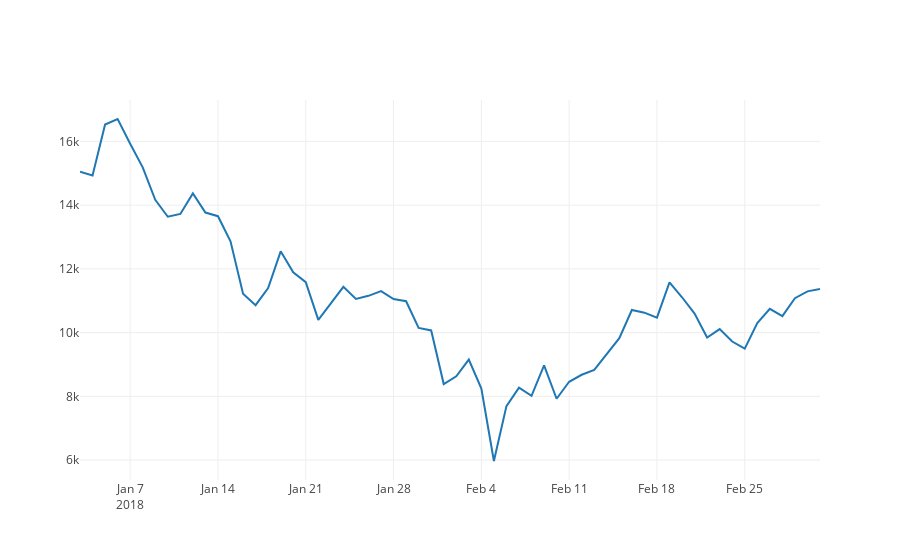

Notebook code for this chart:
### Markdown cell above
#### Plot new line graph again on `Weighted Price` with newly filled values

### Code cell
btc_trace = go.Scatter(x=data['stamp'], y=data['price'], name= 'Price')
py.iplot([btc_trace])
